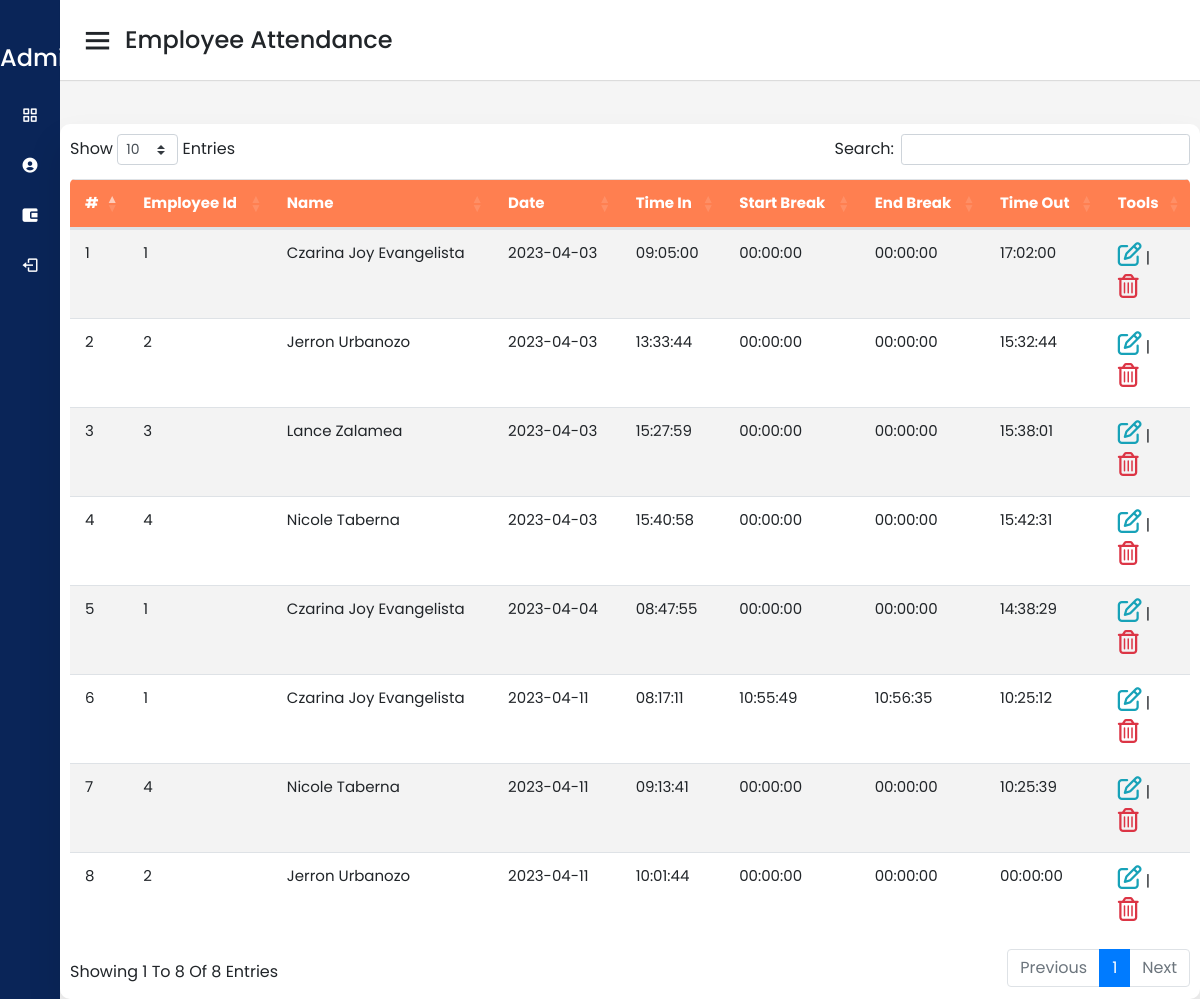
The page /attendance.php on the database as committed earlier.
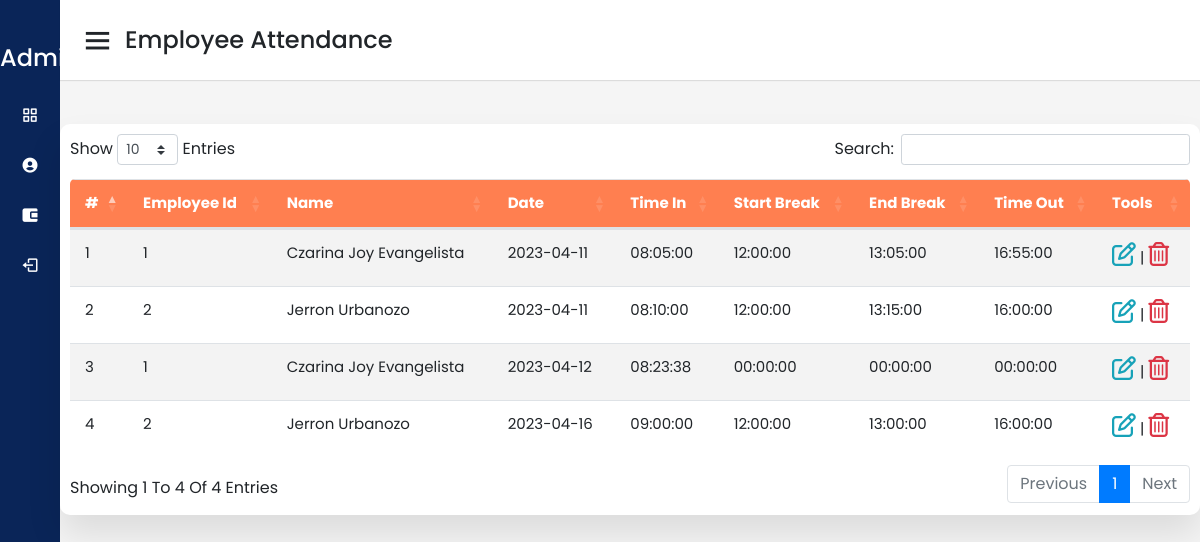
The same page on the database as committed later.
### tables this page shows
CREATE TABLE `attendance` (
  `id` int(11) NOT NULL,
  `employee_id` varchar(11) NOT NULL,
  `date` date NOT NULL,
  `time_in` time NOT NULL DEFAULT current_timestamp(),
  `status` int(1) NOT NULL,
  `time_out` time NOT NULL,
  `num_hr` double NOT NULL,
  `start_break` time NOT NULL,
  `end_break` time NOT NULL,
  `salary` varchar(11) NOT NULL
);

CREATE TABLE `employees` (
  `id` int(11) NOT NULL,
  `employee_id` varchar(15) NOT NULL,
  `firstname` varchar(50) NOT NULL,
  `lastname` varchar(50) NOT NULL,
  `position_id` int(11) NOT NULL,
  `schedule_id` int(11) NOT NULL,
  `created_on` date NOT NULL DEFAULT current_timestamp()
);

### attendance.php (the view, shortened to what this page needs)
<?php
include("config/config.php");
include "nav-Items.php";
?>
<!DOCTYPE html>
<html lang="en">
<head>
    <head>
        <link rel="stylesheet" href="https://cdn.jsdelivr.net/npm/bootstrap@4.6.1/dist/css/bootstrap.min.css"
>
        <link rel="stylesheet" href="https://pro.fontawesome.com/releases/v5.10.0/css/all.css"
 />
        <link href="https://cdn.datatables.net/1.10.18/css/dataTables.bootstrap4.min.css" rel="stylesheet">
        <link rel="stylesheet" href="sidebar.css" />
        <link href="https://unpkg.com/boxicons@2.0.7/css/boxicons.min.css" rel="stylesheet" />
    </head>
<body>
    <div class="sidebar">
        <div class="logo-details">
            <span class="logo_name">&nbsp;&nbsp;&nbsp;&nbsp;&nbsp; Administrator</span>
        </div>
        <?php navItems("Profile") ?>
    </div>
    <section class="home-section">
        <nav>
            <div class="sidebar-button">
                <i class="bx bx-menu sidebarBtn"></i>
                <span class="dashboard">Employee Attendance</span>
            </div>
        </nav>
        <div class="home-content">
            <section class="attendance">
                <div class="attendance-list">
                    <!-- <button type="button" class="btn " data-toggle="modal" data-target="#modal-studentinfo">
                        Add Employee Information </button> -->
                    <table id="dataTable_1" class="table">
                        <thead>
                            <tr>
                                <th>#</th>
                                <th>Employee id</th>
                                <th>Name</th>
                                <th>Date</th>
                                <th>Time In</th>
                                <th>Start Break</th>
                                <th>End Break</th>
                                <th>Time Out</th>
                                <th>Tools</th>
                            </tr>
                        </thead>
                        <tbody>
                            <?php
                            $sql = "SELECT * FROM attendance INNER JOIN employees ON attendance.employee_id = employees.employee_id";
                            $result = $conn->query($sql);
                            $i = 1;
                            if ($result->num_rows > 0) {
                            while($row = $result->fetch_assoc()) {
                                echo "<tr>
                                <td>". $i ."</td>
                                <td>". $row['employee_id'] . "</td>
                                <td>".$row['firstname'].' '.$row['lastname']."</td>
                                <td>" . $row['date'] . "</td>
                                <td>" . $row['time_in'] . "</td>
                                <td>" . $row['start_break'] . "</td>
                                <td>" . $row['end_break'] . "</td>
                                <td>" .$row['time_out']. "</td>
                                <td><i class='far fa-edit text-info h4'></i></a> | ";
                                ?>
                            <a href="#" class="delete" data-employee_id="<?=$row['id']?>">
                                <i class="far fa-trash-alt text-danger h4"></i>
                            </a>
                            <?php
                                    $i++;
                                  }
                                } else {
                                  echo "<tr> <td colspan = '9'> NO RECORDS FOUND</td> </tr>";
                                }
                            ?>
                        </tbody>
                    </table>
                </div>
            </section>
</body>
</html>

### nav-Items.php
<?php function navItems($active) { ?>
<?php
        $items = [
            [
                "caption"=> "Employee",
                "icon"=> "bx bx-grid-alt",
                "url"=> "dashboard.php"
            ],
            [
                "caption"=> "Attendance",
                "icon"=> "bx bxs-user-circle",
                "url"=> "attendance.php"
            ],
            [
                "caption"=> "Payroll",
                "icon"=> "bx bxs-wallet-alt",
                "url"=> "Payroll.php"
            ],
            [
                "caption"=> "Logout",
                "icon"=> "bx bx-log-out",
                "url"=> "Logout.php"
            ],
        ];
    ?>
<ul class="nav-links">
    <?php foreach ($items as $item) { ?>
    <li>
        <a href="<?= $item["url"] ?>" style="color: white" class="<?= $item["caption"] == $active ? "active": "" ?>">
            <i class='<?= $item["icon"] ?>'></i>
            <span class="link_name"><?= $item["caption"] ?></span>
        </a>
    </li>
    <?php } ?>
</ul>
<?php } ?>

Rows that differ between the two databases and show on the page:
removed attendance: employees.employee_id "1", employees.firstname "Czarina Joy", employees.lastname "Evangelista", date "2023-04-03", time_in "09:05:00", start_break "00:00:00", end_break "00:00:00", time_out "17:02:00"
removed attendance: employees.employee_id "2", employees.firstname "Jerron", employees.lastname "Urbanozo", date "2023-04-03", time_in "13:33:44", start_break "00:00:00", end_break "00:00:00", time_out "15:32:44"
removed attendance: employees.employee_id "3", employees.firstname "Lance", employees.lastname "Zalamea", date "2023-04-03", time_in "15:27:59", start_break "00:00:00", end_break "00:00:00", time_out "15:38:01"
removed attendance: employees.employee_id "4", employees.firstname "Nicole", employees.lastname "Taberna", date "2023-04-03", time_in "15:40:58", start_break "00:00:00", end_break "00:00:00", time_out "15:42:31"
removed attendance: employees.employee_id "1", employees.firstname "Czarina Joy", employees.lastname "Evangelista", date "2023-04-04", time_in "08:47:55", start_break "00:00:00", end_break "00:00:00", time_out "14:38:29"
removed attendance: employees.employee_id "1", employees.firstname "Czarina Joy", employees.lastname "Evangelista", date "2023-04-11", time_in "08:17:11", start_break "10:55:49", end_break "10:56:35", time_out "10:25:12"
removed attendance: employees.employee_id "4", employees.firstname "Nicole", employees.lastname "Taberna", date "2023-04-11", time_in "09:13:41", start_break "00:00:00", end_break "00:00:00", time_out "10:25:39"
removed attendance: employees.employee_id "2", employees.firstname "Jerron", employees.lastname "Urbanozo", date "2023-04-11", time_in "10:01:44", start_break "00:00:00", end_break "00:00:00", time_out "00:00:00"
added attendance: employees.employee_id "1", employees.firstname "Czarina Joy", employees.lastname "Evangelista", date "2023-04-11", time_in "08:05:00", start_break "12:00:00", end_break "13:05:00", time_out "16:55:00"
added attendance: employees.employee_id "2", employees.firstname "Jerron", employees.lastname "Urbanozo", date "2023-04-11", time_in "08:10:00", start_break "12:00:00", end_break "13:15:00", time_out "16:00:00"
added attendance: employees.employee_id "1", employees.firstname "Czarina Joy", employees.lastname "Evangelista", date "2023-04-12", time_in "08:23:38", start_break "00:00:00", end_break "00:00:00", time_out "00:00:00"
added attendance: employees.employee_id "2", employees.firstname "Jerron", employees.lastname "Urbanozo", date "2023-04-16", time_in "09:00:00", start_break "12:00:00", end_break "13:00:00", time_out "16:00:00"
Other text that changed with them:
text written by a page script: "Show Entries Search: Showing 1 To 8 Of 8 Entries Previous 1 Next" → "Show Entries Search: Showing 1 To 4 Of 4 Entries Previous 1 Next"
